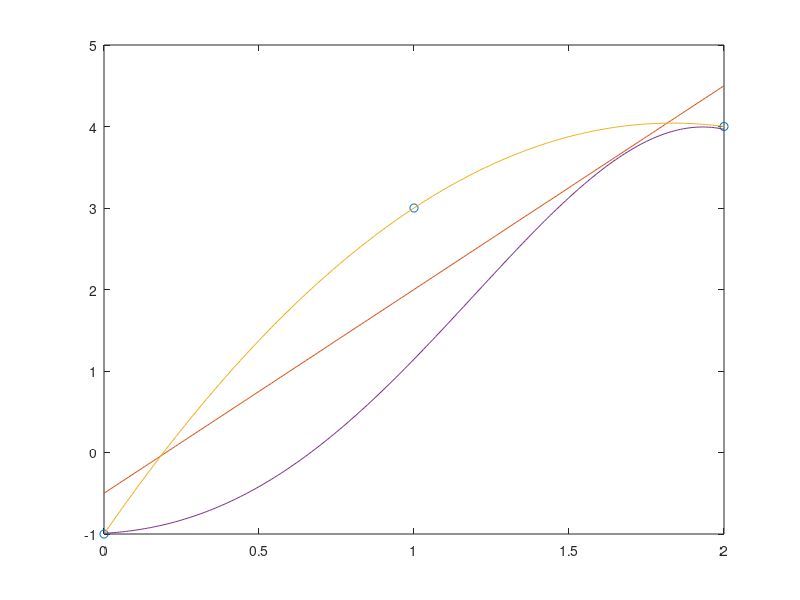

Recreate this plot in MATLAB.

x=[0,1,2];   %%mudar tabela com x
y=[-1,3,4]; %%mudar tabela com y
plot(x,y,'o')
hold on 
co = polyfit(x,y,1)
xx = min(x):0.01:max(x);
yy = co(1)*xx+co(2);
plot(xx,yy)

erro1=sqrt(sum((y-(co(1)*x+co(2))).^2))


%------------------------------%
co = polyfit(x,y,2)
xx = min(x):0.01:max(x);
zz = co(1)*xx.^2+co(2)*xx+co(3);
plot(xx,zz)

erro2=sqrt(sum((y-(co(1)*x.^2+co(2)*x+co(3))).^2))




%----------------------------%
Y=log(y);
coef=polyfit(x,Y,1)
a=exp(coef(2));
b=coef(1);
ww=a*exp(b*xx);
plot(xx,ww)